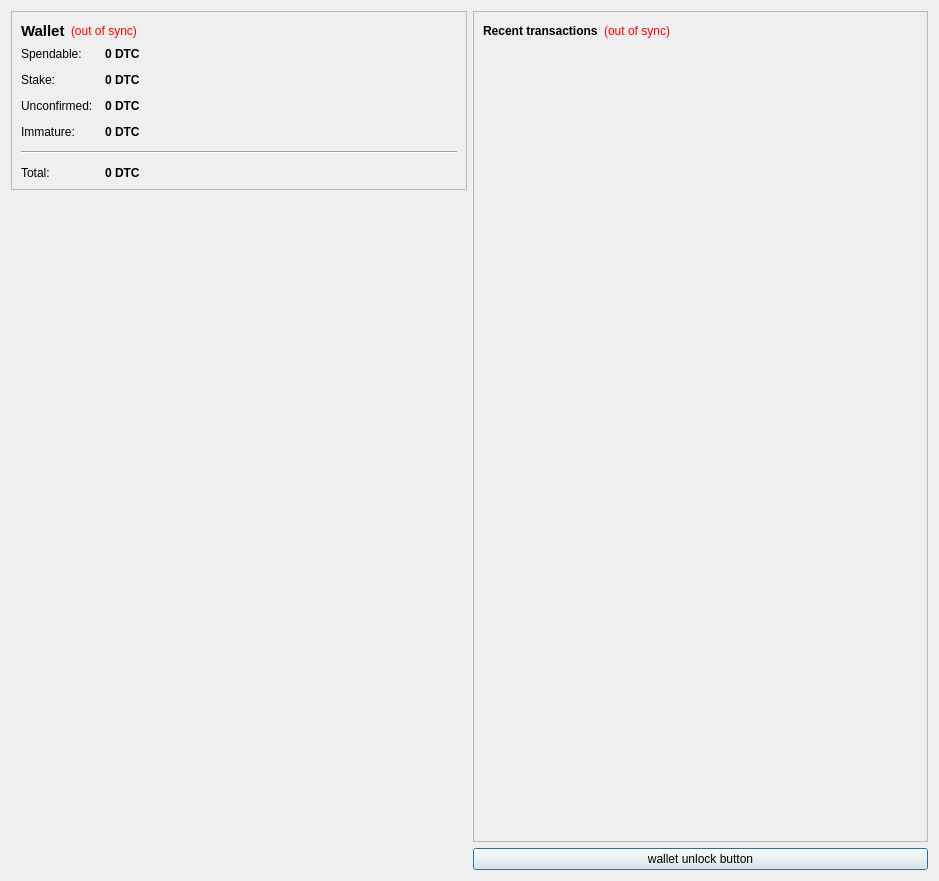
<?xml version="1.0" encoding="UTF-8"?>
<ui version="4.0">
 <class>OverviewPage</class>
 <widget class="QWidget" name="OverviewPage">
  <property name="geometry">
   <rect>
    <x>0</x>
    <y>0</y>
    <width>939</width>
    <height>881</height>
   </rect>
  </property>
  <property name="windowTitle">
   <string>Form</string>
  </property>
  <layout class="QHBoxLayout" name="horizontalLayout" stretch="0,0">
   <item>
    <layout class="QVBoxLayout" name="verticalLayout_2">
     <item>
      <widget class="QFrame" name="frame">
       <property name="frameShape">
        <enum>QFrame::StyledPanel</enum>
       </property>
       <property name="frameShadow">
        <enum>QFrame::Raised</enum>
       </property>
       <layout class="QVBoxLayout" name="verticalLayout_4">
        <item>
         <layout class="QHBoxLayout" name="horizontalLayout_4">
          <item>
           <widget class="QLabel" name="label_5">
            <property name="font">
             <font>
              <pointsize>11</pointsize>
              <weight>75</weight>
              <bold>true</bold>
             </font>
            </property>
            <property name="text">
             <string>Wallet</string>
            </property>
           </widget>
          </item>
          <item>
           <widget class="QLabel" name="labelWalletStatus">
            <property name="toolTip">
             <string>The displayed information may be out of date. Your wallet automatically synchronizes with the DayTraderCoin network after a connection is established, but this process has not completed yet.</string>
            </property>
            <property name="styleSheet">
             <string notr="true">QLabel { color: red; }</string>
            </property>
            <property name="text">
             <string notr="true">(out of sync)</string>
            </property>
            <property name="alignment">
             <set>Qt::AlignLeading|Qt::AlignLeft|Qt::AlignVCenter</set>
            </property>
           </widget>
          </item>
          <item>
           <spacer name="horizontalSpacer_2">
            <property name="orientation">
             <enum>Qt::Horizontal</enum>
            </property>
            <property name="sizeHint" stdset="0">
             <size>
              <width>40</width>
              <height>20</height>
             </size>
            </property>
           </spacer>
          </item>
         </layout>
        </item>
        <item>
         <layout class="QFormLayout" name="formLayout_2">
          <property name="fieldGrowthPolicy">
           <enum>QFormLayout::AllNonFixedFieldsGrow</enum>
          </property>
          <property name="horizontalSpacing">
           <number>12</number>
          </property>
          <property name="verticalSpacing">
           <number>12</number>
          </property>
          <item row="0" column="0">
           <widget class="QLabel" name="label">
            <property name="text">
             <string>Spendable:</string>
            </property>
           </widget>
          </item>
          <item row="0" column="1">
           <widget class="QLabel" name="labelBalance">
            <property name="font">
             <font>
              <weight>75</weight>
              <bold>true</bold>
             </font>
            </property>
            <property name="cursor">
             <cursorShape>IBeamCursor</cursorShape>
            </property>
            <property name="toolTip">
             <string>Your current spendable balance</string>
            </property>
            <property name="text">
             <string notr="true">0 DTC</string>
            </property>
            <property name="textInteractionFlags">
             <set>Qt::LinksAccessibleByMouse|Qt::TextSelectableByKeyboard|Qt::TextSelectableByMouse</set>
            </property>
           </widget>
          </item>
          <item row="1" column="0">
           <widget class="QLabel" name="label_6">
            <property name="text">
             <string>Stake:</string>
            </property>
           </widget>
          </item>
          <item row="1" column="1">
           <widget class="QLabel" name="labelStake">
            <property name="font">
             <font>
              <weight>75</weight>
              <bold>true</bold>
             </font>
            </property>
            <property name="cursor">
             <cursorShape>IBeamCursor</cursorShape>
            </property>
            <property name="toolTip">
             <string>Total of coins that was staked, and do not yet count toward the current balance</string>
            </property>
            <property name="text">
             <string notr="true">0 DTC</string>
            </property>
            <property name="textInteractionFlags">
             <set>Qt::LinksAccessibleByMouse|Qt::TextSelectableByKeyboard|Qt::TextSelectableByMouse</set>
            </property>
           </widget>
          </item>
          <item row="2" column="0">
           <widget class="QLabel" name="label_3">
            <property name="text">
             <string>Unconfirmed:</string>
            </property>
           </widget>
          </item>
          <item row="2" column="1">
           <widget class="QLabel" name="labelUnconfirmed">
            <property name="font">
             <font>
              <weight>75</weight>
              <bold>true</bold>
             </font>
            </property>
            <property name="cursor">
             <cursorShape>IBeamCursor</cursorShape>
            </property>
            <property name="toolTip">
             <string>Total of transactions that have yet to be confirmed, and do not yet count toward the current balance</string>
            </property>
            <property name="text">
             <string notr="true">0 DTC</string>
            </property>
            <property name="textInteractionFlags">
             <set>Qt::LinksAccessibleByMouse|Qt::TextSelectableByKeyboard|Qt::TextSelectableByMouse</set>
            </property>
           </widget>
          </item>
          <item row="3" column="0">
           <widget class="QLabel" name="labelImmatureText">
            <property name="text">
             <string>Immature:</string>
            </property>
           </widget>
          </item>
          <item row="3" column="1">
           <widget class="QLabel" name="labelImmature">
            <property name="font">
             <font>
              <weight>75</weight>
              <bold>true</bold>
             </font>
            </property>
            <property name="toolTip">
             <string>Mined balance that has not yet matured</string>
            </property>
            <property name="text">
             <string notr="true">0 DTC</string>
            </property>
            <property name="textInteractionFlags">
             <set>Qt::LinksAccessibleByMouse|Qt::TextSelectableByKeyboard|Qt::TextSelectableByMouse</set>
            </property>
           </widget>
          </item>
          <item row="4" column="0" colspan="2">
           <widget class="Line" name="line">
            <property name="orientation">
             <enum>Qt::Horizontal</enum>
            </property>
           </widget>
          </item>
          <item row="5" column="0">
           <widget class="QLabel" name="labelTotalText">
            <property name="text">
             <string>Total:</string>
            </property>
           </widget>
          </item>
          <item row="5" column="1">
           <widget class="QLabel" name="labelTotal">
            <property name="font">
             <font>
              <weight>75</weight>
              <bold>true</bold>
             </font>
            </property>
            <property name="cursor">
             <cursorShape>IBeamCursor</cursorShape>
            </property>
            <property name="toolTip">
             <string>Your current total balance</string>
            </property>
            <property name="text">
             <string notr="true">0 DTC</string>
            </property>
            <property name="textInteractionFlags">
             <set>Qt::LinksAccessibleByMouse|Qt::TextSelectableByKeyboard|Qt::TextSelectableByMouse</set>
            </property>
           </widget>
          </item>
         </layout>
        </item>
       </layout>
      </widget>
     </item>
     <item>
      <spacer name="verticalSpacer_4">
       <property name="orientation">
        <enum>Qt::Vertical</enum>
       </property>
       <property name="sizeHint" stdset="0">
        <size>
         <width>20</width>
         <height>40</height>
        </size>
       </property>
      </spacer>
     </item>
     <item>
      <widget class="QLabel" name="label_2">
       <property name="text">
        <string/>
       </property>
       <property name="pixmap">
        <pixmap resource="../bitcoin.qrc">:/images/Wallet_Logo</pixmap>
       </property>
       <property name="alignment">
        <set>Qt::AlignCenter</set>
       </property>
      </widget>
     </item>
     <item>
      <spacer name="verticalSpacer">
       <property name="orientation">
        <enum>Qt::Vertical</enum>
       </property>
       <property name="sizeHint" stdset="0">
        <size>
         <width>20</width>
         <height>40</height>
        </size>
       </property>
      </spacer>
     </item>
    </layout>
   </item>
   <item>
    <layout class="QVBoxLayout" name="verticalLayout_3">
     <item>
      <widget class="QFrame" name="frame_2">
       <property name="frameShape">
        <enum>QFrame::StyledPanel</enum>
       </property>
       <property name="frameShadow">
        <enum>QFrame::Raised</enum>
       </property>
       <layout class="QVBoxLayout" name="verticalLayout">
        <item>
         <layout class="QHBoxLayout" name="horizontalLayout_2">
          <item>
           <widget class="QLabel" name="label_4">
            <property name="text">
             <string>&lt;b&gt;Recent transactions&lt;/b&gt;</string>
            </property>
           </widget>
          </item>
          <item>
           <widget class="QLabel" name="labelTransactionsStatus">
            <property name="toolTip">
             <string>The displayed information may be out of date. Your wallet automatically synchronizes with the DayTraderCoin network after a connection is established, but this process has not completed yet.</string>
            </property>
            <property name="styleSheet">
             <string notr="true">QLabel { color: red; }</string>
            </property>
            <property name="text">
             <string notr="true">(out of sync)</string>
            </property>
            <property name="alignment">
             <set>Qt::AlignRight|Qt::AlignTrailing|Qt::AlignVCenter</set>
            </property>
           </widget>
          </item>
          <item>
           <spacer name="horizontalSpacer">
            <property name="orientation">
             <enum>Qt::Horizontal</enum>
            </property>
            <property name="sizeHint" stdset="0">
             <size>
              <width>40</width>
              <height>20</height>
             </size>
            </property>
           </spacer>
          </item>
         </layout>
        </item>
        <item>
         <widget class="QListView" name="listTransactions">
          <property name="styleSheet">
           <string notr="true">QListView { background: transparent; }</string>
          </property>
          <property name="frameShape">
           <enum>QFrame::NoFrame</enum>
          </property>
          <property name="verticalScrollBarPolicy">
           <enum>Qt::ScrollBarAlwaysOff</enum>
          </property>
          <property name="horizontalScrollBarPolicy">
           <enum>Qt::ScrollBarAlwaysOff</enum>
          </property>
          <property name="selectionMode">
           <enum>QAbstractItemView::NoSelection</enum>
          </property>
         </widget>
        </item>
       </layout>
      </widget>
     </item>
     <item>
      <widget class="QPushButton" name="unlockWalletButton">
       <property name="sizePolicy">
        <sizepolicy hsizetype="Minimum" vsizetype="Fixed">
         <horstretch>0</horstretch>
         <verstretch>0</verstretch>
        </sizepolicy>
       </property>
       <property name="maximumSize">
        <size>
         <width>16777214</width>
         <height>16777214</height>
        </size>
       </property>
       <property name="toolTip">
        <string/>
       </property>
       <property name="text">
        <string>wallet unlock button</string>
       </property>
       <property name="checkable">
        <bool>false</bool>
       </property>
       <property name="autoDefault">
        <bool>false</bool>
       </property>
       <property name="default">
        <bool>true</bool>
       </property>
       <property name="flat">
        <bool>false</bool>
       </property>
      </widget>
     </item>
    </layout>
   </item>
  </layout>
 </widget>
 <resources>
  <include location="../bitcoin.qrc"/>
 </resources>
 <connections/>
</ui>
